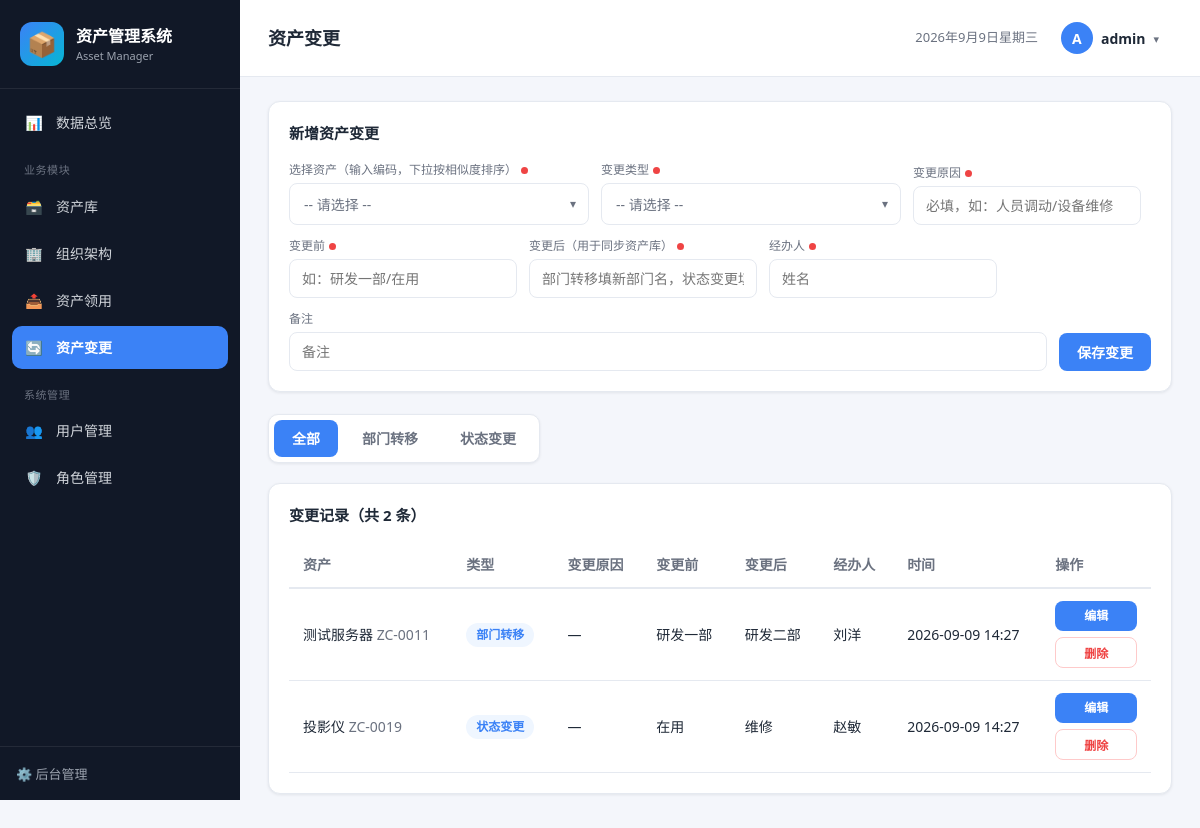
Screenshot of /change/ (signed in) with the database file from the repository.
### assets/models.py (models this page shows, shortened)
class AssetChange(models.Model):
    CHANGE_TYPES = [
        ('部门转移', '部门转移'),
        ('状态变更', '状态变更'),
    ]
    asset = models.ForeignKey(
        Asset,
        verbose_name='资产',
        on_delete=models.CASCADE,
        related_name='changes',
    )
    change_type = models.CharField('变更类型', max_length=20, choices=CHANGE_TYPES, default='部门转移')
    reason = models.CharField('变更原因', max_length=200, blank=True)
    old_value = models.CharField('变更前', max_length=200, blank=True)
    new_value = models.CharField('变更后', max_length=200, blank=True)
    changed_by = models.CharField('经办人', max_length=50, blank=True)
    change_date = models.DateTimeField('变更时间', auto_now_add=True)
    note = models.CharField('备注', max_length=200, blank=True)
    class Meta:
        verbose_name = '资产变更'
        verbose_name_plural = '资产变更'
        ordering = ['-change_date']

class Asset(models.Model):
    CATEGORY_CHOICES = [
        ('电脑', '电脑设备'),
        ('办公家具', '办公家具'),
        ('网络设备', '网络设备'),
        ('软件', '软件/系统'),
        ('办公电器', '办公电器'),
        ('其他', '其他'),
    ]
    STATUS_CHOICES = [
        ('在用', '在用'),
        ('库存', '库存'),
        ('借出', '借出'),
        ('维修', '维修'),
        ('报废', '报废'),
    ]
    asset_id = models.CharField('资产编号', max_length=30, unique=True)
    name = models.CharField('资产名称', max_length=120)
    category = models.CharField('资产类别', max_length=30, choices=CATEGORY_CHOICES, default='其他')
    specification = models.CharField('规格', max_length=200, blank=True)
    configuration = models.CharField('配置', max_length=500, blank=True)
    responsible = models.CharField('责任人', max_length=50, blank=True)
    serial = models.CharField('序列号', max_length=120, blank=True)
    department = models.ForeignKey(
        Department,
        verbose_name='所属部门',
        on_delete=models.SET_NULL,
        null=True,
        blank=True,
        related_name='assets',
    )
    user = models.CharField('实际使用人', max_length=50, blank=True)
    status = models.CharField('使用状态', max_length=20, choices=STATUS_CHOICES, default='库存')
    price = models.DecimalField('资产价值(元)', max_digits=12, decimal_places=2, default=0)
    purchase_date = models.DateField('购置日期', null=True, blank=True)
    location = models.CharField('存放位置', max_length=120, blank=True)
    created_at = models.DateTimeField('创建时间', auto_now_add=True)
    class Meta:
        verbose_name = '资产'
        verbose_name_plural = '资产'
        ordering = ['asset_id']

### assets/views.py (the view)
# urls.py: path('change/', views.change, name='change'),
@perm_required('view_change')
def change(request):
    ctype = request.GET.get('type', '')
    records = AssetChange.objects.select_related('asset').order_by('-change_date')
    if ctype:
        records = records.filter(change_type=ctype)
    paginator = Paginator(records, 12)
    page_obj = paginator.get_page(request.GET.get('page'))
    all_assets = Asset.objects.all()
    asset_options = [
        {'id': a.pk, 'asset_id': a.asset_id, 'name': a.name, 'status': a.status,
         'department': a.department.name if a.department else ''}
        for a in all_assets
    ]
    context = {
        'records': page_obj.object_list,
        'page_obj': page_obj,
        'assets': all_assets,
        'asset_options': asset_options,
        'change_type_options': [{'id': t[0], 'text': t[0]} for t in AssetChange.CHANGE_TYPES],
        'departments': Department.objects.all(),
        'ctype': ctype,
        'page_title': '资产变更',
        'active': 'change',
    }
    return render(request, 'change.html', context)

### assets/context_processors.py (called while the page is built)
def messages_json(request):
    msgs = [
        {'level': m.level_tag, 'message': str(m)}
        for m in get_messages(request)
    ]
    return {'messages_json': json.dumps(msgs, ensure_ascii=False)}

### assets/permissions.py (called while the page is built)
def user_has_perm(user, perm):
    if not user or not user.is_authenticated:
        return False
    if user.is_superuser:
        return True
    profile = getattr(user, 'profile', None)
    role = profile.role if profile else None
    if not role:
        return False
    return bool(getattr(role, perm, False))

def perm_required(perm_code):
    def decorator(view_func):
        @wraps(view_func)
        @login_required
        def _wrapped(request, *args, **kwargs):
            if not user_has_perm(request.user, perm_code):
                messages.error(request, '当前账号无访问该页面的权限。')
                return redirect(reverse('dashboard'))
            return view_func(request, *args, **kwargs)
        return _wrapped
    return decorator

### assets/templatetags/app_filters.py (called while the page is built)
@register.filter
def has_perm(user, perm):
    return user_has_perm(user, perm)

@register.filter
def split(value, sep=','):
    if value is None:
        return []
    return str(value).split(sep)

### templates/change.html (shortened to what this page needs)
{% extends 'base.html' %}
{% load app_filters %}
{% block content %}
{% if user|has_perm:'manage_change' %}
<div class="card">
    <div class="card-title">新增资产变更</div>
    <form method="post" action="{% url 'change_create' %}" style="display:flex;gap:12px;flex-wrap:wrap;align-items:flex-end;">
        <div class="filter-group">
            <label class="req">选择资产（输入编码，下拉按相似度排序）</label>
            <div class="asset-pick" id="pick-asset" data-name="asset">
                <button type="button" class="ap-box">
                    <span class="ap-text placeholder">-- 请选择 --</span>
                    <span class="ap-caret">▾</span>
                </button>
            </div>
        </div>
        <div class="filter-group">
            <label class="req">变更类型</label>
            <div class="asset-pick" id="pick-changetype">
                <button type="button" class="ap-box">
                    <span class="ap-text placeholder">-- 请选择 --</span>
                    <span class="ap-caret">▾</span>
                </button>
            </div>
        </div>
        <div class="filter-group">
            <label class="req">变更原因</label>
            <input type="text" name="reason" required placeholder="必填，如：人员调动/设备维修">
        </div>
        <div class="filter-group">
            <label class="req">变更前</label>
            <input type="text" name="old_value" required placeholder="如：研发一部/在用">
        </div>
        <div class="filter-group">
            <label class="req">变更后（用于同步资产库）</label>
            <input type="text" name="new_value" required placeholder="部门转移填新部门名，状态变更填在用/库存/借出/维修/报废">
        </div>
        <div class="filter-group">
            <label class="req">经办人</label>
            <input type="text" name="changed_by" required placeholder="姓名">
        </div>
        <div class="filter-group" style="flex:1;min-width:150px;">
            <label>备注</label>
            <input type="text" name="note" placeholder="备注" style="width:100%;">
        </div>
        <button class="btn" type="submit">保存变更</button>
    </form>
</div>
{% endif %}
<div class="view-tabs">
    <a class="tab {% if not ctype %}active{% endif %}" href="{% url 'change' %}">全部</a>
    {% for c in '部门转移,状态变更'|split:',' %}
        <a class="tab {% if ctype == c %}active{% endif %}" href="{% url 'change' %}?type={{ c }}">{{ c }}</a>
    {% endfor %}
</div>
<div class="card">
    <div class="card-title">变更记录（共 {{ page_obj.paginator.count }} 条）</div>
    {% if records %}
    <div class="table-wrap">
    <table class="table">
        <thead>
            <tr><th>资产</th><th>类型</th><th>变更原因</th><th>变更前</th><th>变更后</th><th>经办人</th><th>时间</th><th>操作</th></tr>
        </thead>
        <tbody>
            {% for r in records %}
            <tr>
                <td>{{ r.asset.name }} <span class="muted">{{ r.asset.asset_id }}</span></td>
                <td><span class="badge">{{ r.change_type }}</span></td>
                <td>{{ r.reason|default:'—' }}</td>
                <td>{{ r.old_value|default:'—' }}</td>
                <td>{{ r.new_value|default:'—' }}</td>
                <td>{{ r.changed_by|default:'—' }}</td>
                <td>{{ r.change_date|date:'Y-m-d H:i' }}</td>
                <td>
                    {% if user|has_perm:'manage_change' %}
                    <div class="col-actions">
                        <a class="btn btn-sm" href="{% url 'change_update' r.pk %}" title="编辑记录">编辑</a>
                        <form method="post" action="{% url 'change_delete' r.pk %}" id="del-chg-{{ r.pk }}"
                              onsubmit="return confirmAction('确认删除该变更记录？', 'del-chg-{{ r.pk }}');">
                            <button class="btn btn-sm btn-danger btn-outline-danger" type="submit" title="删除记录">删除</button>
                        </form>
                    </div>
                    {% else %}—{% endif %}
                </td>
            </tr>
            {% endfor %}
        </tbody>
    </table>
    </div>
    {% else %}
    <div class="empty">暂无变更记录。</div>
    {% endif %}
</div>
{% endblock %}

### templates/base.html (shortened to what this page needs)
{% load static %}
{% load app_filters %}
<!DOCTYPE html>
<html lang="zh-cn">
<head>
    <link rel="stylesheet" href="{% static 'css/style.css' %}">
</head>
<body>
<div class="layout">
    <aside class="sidebar">
        <div class="brand">
            <div class="brand-icon">📦</div>
            <div class="brand-text">
                <div class="brand-name">资产管理系统</div>
                <div class="brand-sub">Asset Manager</div>
            </div>
        </div>
        <nav class="nav">
            {% if user.is_authenticated %}
            <a class="nav-item {% if active == 'dashboard' %}active{% endif %}" href="{% url 'dashboard' %}">
                <span class="nav-icon">📊</span>数据总览
            </a>
            <div class="nav-group">业务模块</div>
            {% if user.is_superuser or user|has_perm:'view_assets' %}
            <a class="nav-item {% if active == 'library' %}active{% endif %}" href="{% url 'library' %}">
                <span class="nav-icon">🗃️</span>资产库
            </a>
            {% endif %}
            {% if user.is_superuser or user|has_perm:'view_org' %}
            <a class="nav-item {% if active == 'org' %}active{% endif %}" href="{% url 'org' %}">
                <span class="nav-icon">🏢</span>组织架构
            </a>
            {% endif %}
            {% if user.is_superuser or user|has_perm:'view_requisition' %}
            <a class="nav-item {% if active == 'requisition' %}active{% endif %}" href="{% url 'requisition' %}">
                <span class="nav-icon">📤</span>资产领用
            </a>
            {% endif %}
            {% if user.is_superuser or user|has_perm:'view_change' %}
            <a class="nav-item {% if active == 'change' %}active{% endif %}" href="{% url 'change' %}">
                <span class="nav-icon">🔄</span>资产变更
            </a>
            {% endif %}
            {% if user.is_superuser or user|has_perm:'manage_users' %}
            <div class="nav-group">系统管理</div>
            <a class="nav-item {% if active == 'users' %}active{% endif %}" href="{% url 'user_list' %}">
                <span class="nav-icon">👥</span>用户管理
            </a>
            <a class="nav-item {% if active == 'roles' %}active{% endif %}" href="{% url 'role_list' %}">
                <span class="nav-icon">🛡️</span>角色管理
            </a>
            {% endif %}
            {% endif %}
        </nav>
        <div class="sidebar-footer">
            <a href="/admin/" target="_blank">⚙️ 后台管理</a>
        </div>
    </aside>
    <main class="main">
        <header class="topbar">
            <div class="page-title">{{ page_title }}</div>
            <div class="topbar-right">
                <span class="date-badge" id="today"></span>
                <div class="user-menu">
                    <div class="user-dropdown">
                        <button type="button" class="user-trigger" id="user-trigger">
                            <span class="user-avatar">{{ user.username|slice:':1'|upper }}</span>
                            <span class="user-name">{{ user.username }}</span>
                            <span class="dd-caret">▾</span>
                        </button>
                    </div>
                </div>
            </div>
        </header>
        <div class="content">
            {% block content %}{% endblock %}
        </div>
    </main>
</div>
</body>
</html>

### rows the page displays
AssetChange: asset.name "测试服务器", asset.asset_id "ZC-0011", change_type "部门转移", reason "—", old_value "研发一部", new_value "研发二部", changed_by "刘洋", change_date "2026-09-09 14:27"
AssetChange: asset.name "投影仪", asset.asset_id "ZC-0019", change_type "状态变更", reason "—", old_value "在用", new_value "维修", changed_by "赵敏", change_date "2026-09-09 14:27"

### other values shown
{{ page_title }} "资产变更"
{{ user.username|slice:':1'|upper }} "A"
{{ user.username }} "admin"
{{ c }} "部门转移" "状态变更"
{{ page_obj.paginator.count }} "2"
